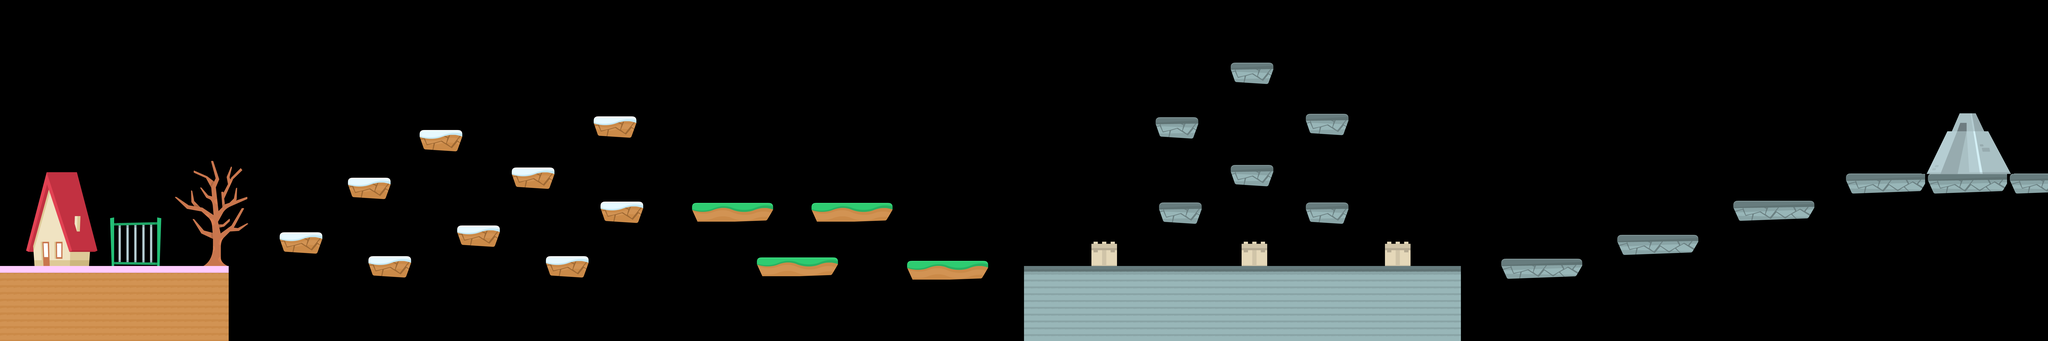

This is a level from a 2D game, rendered from its Tiled map with the project's own tilesets. A one-line summary and the map file follow, with tile-layer data summarised:
An orthogonal 600x100 tile map with 16x16 px tiles, 1 tile layer (图块层 1) and 44 objects.

<map version="1.5" tiledversion="1.7.2" orientation="orthogonal" renderorder="left-down" width="600" height="100" tilewidth="16" tileheight="16" infinite="0" nextlayerid="4" nextobjectid="55">
 <tileset firstgid="1" source="map.tsx" />
 <layer id="1" name="图块层 1" width="600" height="100">
  <data>[60000 cells, 10584 non-empty, 2719 distinct tile ids]</data>
 </layer>
 <objectgroup id="2" name="wall">
  <object id="1" x="0" y="1248" width="1072" height="352" />
  <object id="2" x="0" y="0" width="16" height="1248" />
  <object id="3" x="1312" y="1088" width="192" height="96" />
  <object id="4" x="1728" y="1200" width="192" height="96" />
  <object id="5" x="1632" y="832" width="192" height="96" />
  <object id="6" x="1968" y="608" width="192" height="96" />
  <object id="7" x="2144" y="1056" width="192" height="96" />
  <object id="8" x="2400" y="784" width="192" height="96" />
  <object id="9" x="2560" y="1200" width="192" height="96" />
  <object id="10" x="2816" y="944" width="192" height="96" />
  <object id="11" x="2784" y="544" width="192" height="96" />
  <object id="12" x="3248" y="960" width="368" height="64" />
  <object id="13" x="3552" y="1216" width="368" height="64" />
  <object id="14" x="3808" y="960" width="368" height="64" />
  <object id="16" x="4256" y="1232" width="368" height="64" />
  <object id="17" x="4800" y="1248" width="2048" height="352" />
  <object id="21" x="7040" y="1216" width="368" height="80" />
  <object id="22" x="7584" y="1104" width="368" height="80" />
  <object id="23" x="8128" y="944" width="368" height="80" />
  <object id="24" x="8656" y="816" width="944" height="80" />
  <object id="43" x="5776" y="304" width="192" height="80" />
  <object id="44" x="6128" y="544" width="192" height="80" />
  <object id="45" x="6128" y="960" width="192" height="80" />
  <object id="46" x="5776" y="784" width="192" height="80" />
  <object id="47" x="5424" y="560" width="192" height="80" />
  <object id="48" x="5440" y="960" width="192" height="80" />
 </objectgroup>
 <objectgroup id="3" name="flyenemy">
  <object id="25" x="1712" y="640" width="16" height="16" />
  <object id="26" x="1808" y="1056" width="16" height="16" />
  <object id="27" x="2224" y="864" width="16" height="16" />
  <object id="28" x="2880" y="368" width="16" height="16" />
  <object id="29" x="3696" y="1088" width="16" height="16" />
  <object id="30" x="4112" y="688" width="16" height="16" />
  <object id="32" x="5152" y="1056" width="16" height="16" />
  <object id="33" x="5856" y="1056" width="16" height="16" />
  <object id="34" x="6544" y="1072" width="16" height="16" />
  <object id="36" x="7760" y="880" width="16" height="16" />
  <object id="37" x="8304" y="752" width="16" height="16" />
  <object id="38" x="8832" y="640" width="16" height="16" />
  <object id="49" x="5856" y="160" width="16" height="16" />
  <object id="50" x="6208" y="416" width="16" height="16" />
  <object id="51" x="5504" y="416" width="16" height="16" />
  <object id="52" x="5856" y="656" width="16" height="16" />
  <object id="53" x="5520" y="832" width="16" height="16" />
  <object id="54" x="6208" y="832" width="16" height="16" />
 </objectgroup>
</map>